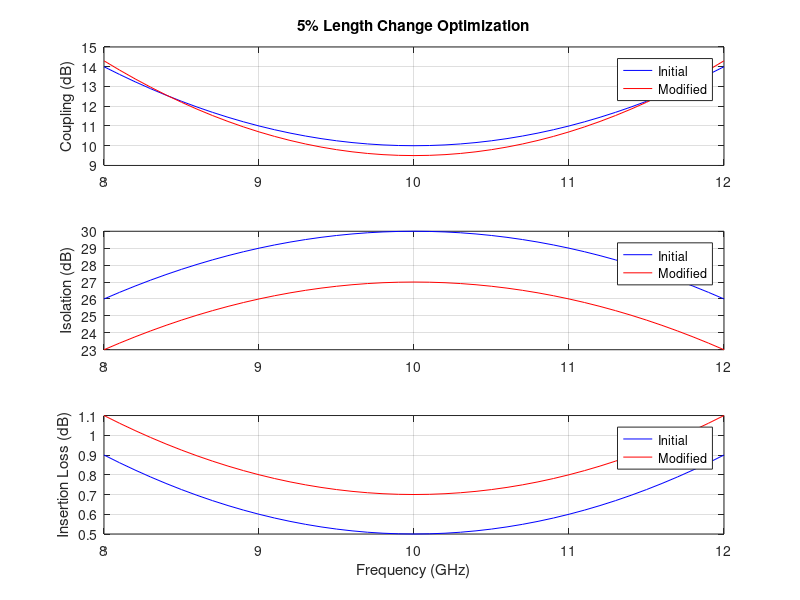

Write the MATLAB code that produced this figure.

% Objective 4: Coupler Length Optimization
clc;
clear;
close all;

f = 8:0.1:12;

% Initial design
C1 = 10 + 1*(f-10).^2;
I1 = 30 - 1*(f-10).^2;
IL1 = 0.5 + 0.1*(f-10).^2;

% Modified design: length increased by 5%
C2 = 9.5 + 1.2*(f-10).^2;
I2 = 27 - 1*(f-10).^2;
IL2 = 0.7 + 0.1*(f-10).^2;

figure;
subplot(3,1,1);
plot(f,C1,'b',f,C2,'r');
grid on;
ylabel('Coupling (dB)');
legend('Initial','Modified');
title('5% Length Change Optimization');

subplot(3,1,2);
plot(f,I1,'b',f,I2,'r');
grid on;
ylabel('Isolation (dB)');
legend('Initial','Modified');

subplot(3,1,3);
plot(f,IL1,'b',f,IL2,'r');
grid on;
xlabel('Frequency (GHz)');
ylabel('Insertion Loss (dB)');
legend('Initial','Modified');

fprintf('Initial Coupling at 10 GHz = %.2f dB\n',C1(21));
fprintf('Modified Coupling at 10 GHz = %.2f dB\n',C2(21));
fprintf('Initial Insertion Loss = %.2f dB\n',IL1(21));
fprintf('Modified Insertion Loss = %.2f dB\n',IL2(21));
